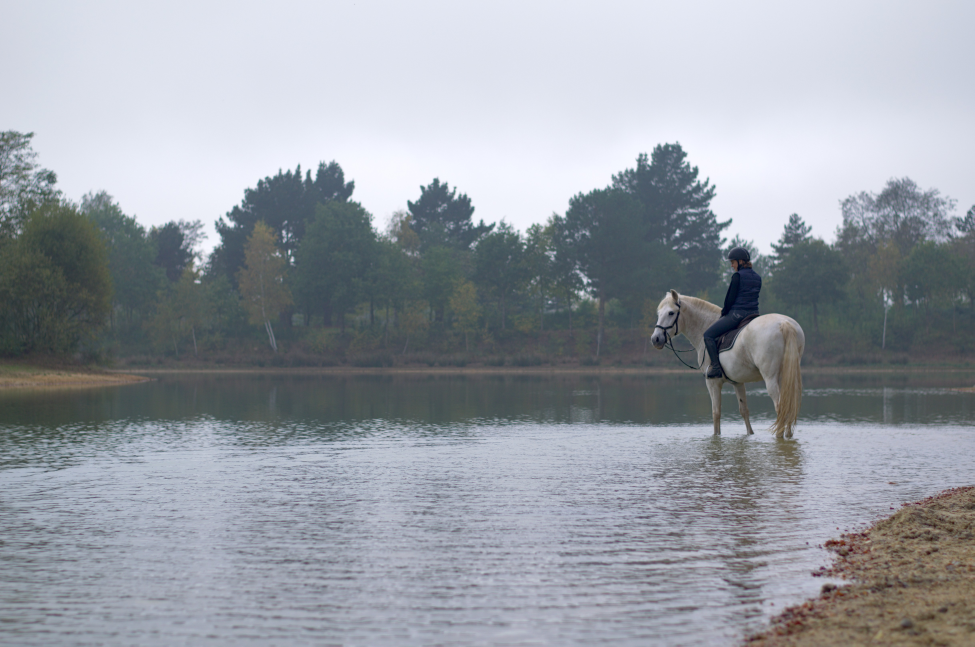
#> input picture img/153412.jpg, 4872 x 3233 px (shown at 1/5 size)
$ jupyter execute 'HSV color balance.ipynb'   (older library calls are emulated)
#> lines starting #> are read from the running program, lines starting #| are printed output that depends on the picture
[cell 1]
import numpy as np
import scipy.misc
from PIL import Image
import colorsys
import matplotlib.pyplot as plt
plt.rcParams["figure.figsize"] = (20,10)

## Functions

[cell 2]
def gaussian_weights(source, target, sigma):
    return np.exp(-(source - target)**2 / (2 * sigma**2)) / (sigma * np.sqrt(2 * np.pi))

def hue(source, target, amount):
    """Move the hue of source closer to the target,
    assuming source and target angles between [-pi; pi],
    according to their distance
    """

    if amount != 0:
        sigma = np.pi /2.
        x = np.cos(source) + np.cos(target) * gaussian_weights(np.cos(source), np.cos(target), sigma) * sigma * amount
        y = np.sin(source) + np.sin(target) * gaussian_weights(np.sin(source), np.sin(target), sigma) * sigma * amount

        return np.arctan2(y, x)

    else :
        return source

def saturation(source, amount):
    sigma = 0.5
    if amount != 0.:
        return source + amount * gaussian_weights(source, 1. - source, sigma)
    else:
        return source

def normal2rad(theta):
    """Remap the hue channel to [-pi; pi] radians assuming source is in [0;1]"""

    # Rescale [0; 1] to [0; 2 pi]
    theta = theta * 2 * np.pi

    # Remap [pi; 2 pi] to [-pi; 0]
    negative = theta > np.pi # Boolean array : put 1 where theta > pi
    theta[negative] = - (2 * np.pi - theta[negative])

    return theta

def rad2normal(theta):
    """Remap the hue channel to [0; 1] assuming source is in [-pi; pi] radians"""

    # Remap [-pi; 0] to [0; 2 pi]
    negative = theta < 0 # Boolean array : put 1 where theta < 0
    theta[negative] = 2 * np.pi + theta[negative]

    # Rescale to [0;1]
    theta = theta / (2 * np.pi)

    return theta

## Masks

[cell 3]
def highlights(pixels, L_max, sigma):
    """Build a progressive luminance mask between [0;1],
    assuming luminance in [0;1], as a gaussian function centered on the max of luminance"""

    return gaussian_weights(pixels, L_max, sigma)

def midtones(pixels, sigma):
    """Build a progressive luminance mask between [0;1],
    assuming luminance in [0;1], as a gaussian function centered on 0.5"""

    return gaussian_weights(pixels, 0.5, sigma)

def shadows(pixels, L_min, sigma):
    """Build a progressive luminance mask between [0;1],
    assuming luminance in [0;1], as a gaussian function centered on the min of luminance"""

    return gaussian_weights(pixels, L_min, sigma)

def luma_masks(pixels, sigma=1/8.):
    """Utility function to build 3 luma masks at once and normalize the weights"""

    L_max = np.amax(pixels)
    L_min = np.amin(pixels)

    high = highlights(pixels, L_max, 2 * sigma)
    low = shadows(pixels, L_min, 2 * sigma)
    mid = midtones(pixels, sigma) * (1 + 2 * sigma)

    norm =  high + low + mid

    return low/norm, mid/norm, high/norm

## Test the functions behavior on the whole range

[cell 4]
theta = np.arange(0, 1, 0.001)

[cell 5]
y = saturation(theta, -0.1)
plt.plot(theta, y)
plt.plot(theta, theta)
plt.show()
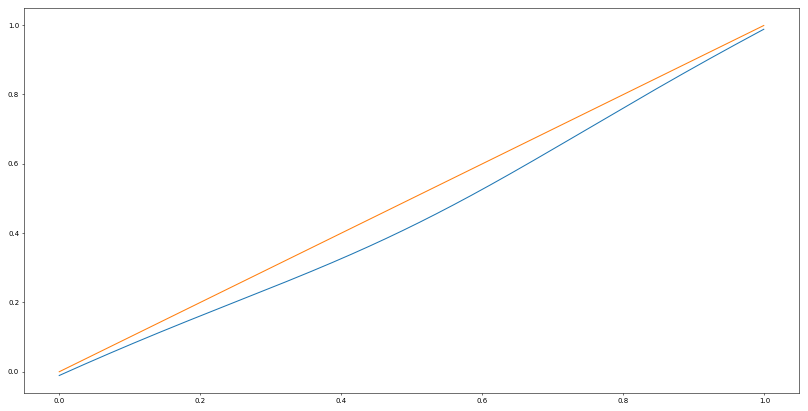
#> figure drawn by matplotlib, 1 panel; curve peaks at x = 0.999, y = 0.988; curve peaks at x = 0.999, y = 0.999

### Shift colors to red (0°)

This graphs shows how hues from the whole chromatic wheel ([0;1], corresponding to [0°;360°]) are remaped to red (0, 0°). The curve in orange is the original hue repartition (linear). The curve in blue, the target is (0, 0), the complimentary color is (0.5, 0.5).

[cell 6]
y = rad2normal(hue(normal2rad(theta), 0, 1.))
plt.plot(theta, y)
plt.plot(theta, theta)
plt.show()
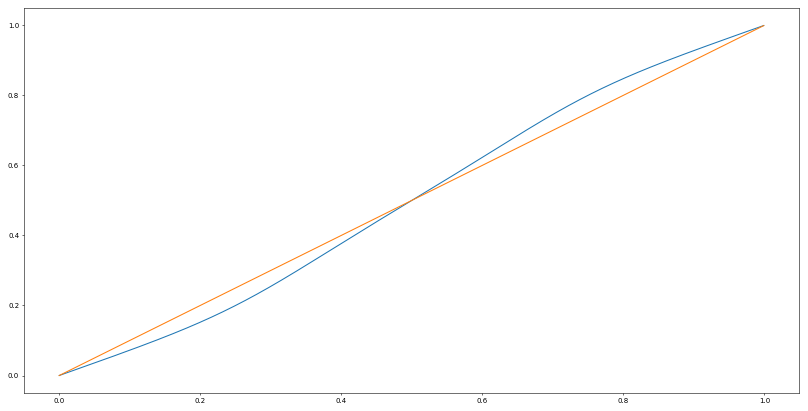
#> figure drawn by matplotlib, 1 panel; curve peaks at x = 0.999, y = 0.999; curve peaks at x = 0.999, y = 0.999

### Shift colors to cyan (180°)

[cell 7]
y = rad2normal(hue(normal2rad(theta), np.pi, 1))
plt.plot(theta, y)
plt.plot(theta, theta)
plt.show()
#> figure, not shown here; curve peaks at x = 0.999, y = 0.999; curve peaks at x = 0.999, y = 0.999

### Shift color to green-ish (90°)

[cell 8]
y = rad2normal(hue(normal2rad(theta), np.pi/2, 1))
plt.plot(theta, y)
plt.plot(theta, theta)
plt.show()
#> figure, not shown here; curve peaks at x = 0.953, y = 0.999; curve peaks at x = 0.999, y = 0.999

### Check the luma masks

[cell 9]
x = np.arange(0, 1, 0.01)

low, mid, high = luma_masks(x)

plt.plot(x, high)
plt.plot(x, low)
plt.plot(x, mid)
plt.show()
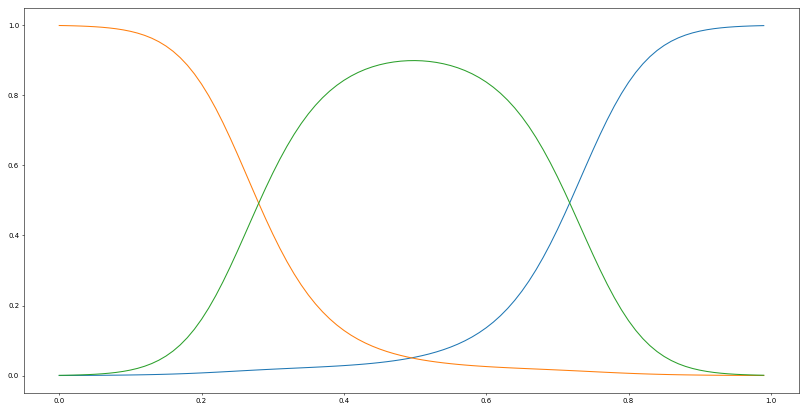
#> figure drawn by matplotlib, 1 panel; curve peaks at x = 0.99, y = 0.998; curve peaks at x = 0, y = 0.999; curve peaks at x = 0.5, y = 0.899

## Test the functions on a real image

[cell 10]
# Load image
im = Image.open("../img/153412.jpg")
#> im is the input picture: PIL image 4872x3233 RGB; mean R, G, B 151.2, 156.3, 164.1
im = scipy.misc.imresize(im, 0.25, interp='lanczos')
#> im: shape (808, 1218, 3)
im = Image.fromarray(im, 'RGB')

[cell 11]
# Convert RGB image to HSL
r,g,b = im.split()
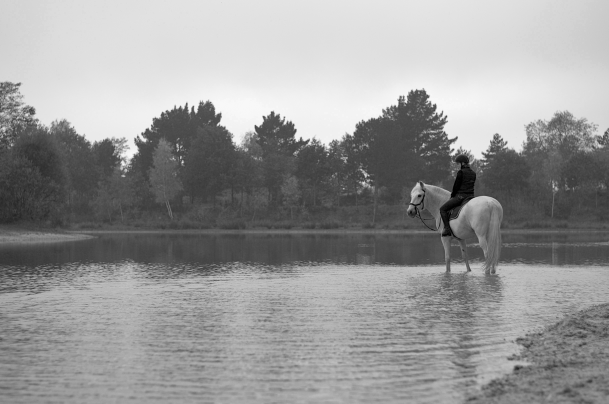
#> r: PIL image 1218x808 L (shown at 1/2 size); min 0, max 250, mean 151.2
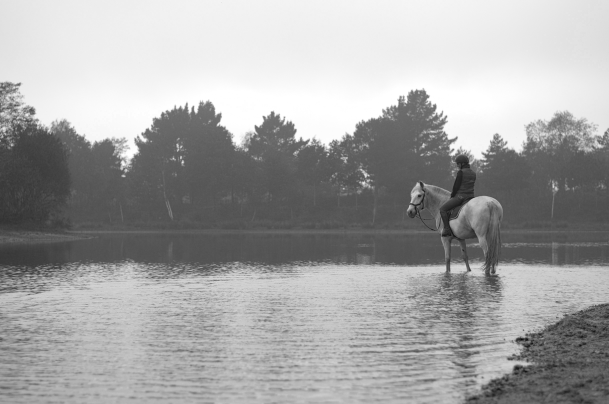
#> b: PIL image 1218x808 L (shown at 1/2 size); min 2, max 255, mean 164.1
H = []
S = []
L = []
for red, green, blue in zip(r.getdata(),g.getdata(),b.getdata()):
    h, s, l = colorsys.rgb_to_hsv(red/255.,green/255.,blue/255.)
    H.append(h)
    S.append(s)
    L.append(l)
#> this loop made 984144 passes
#> (red, green, blue, h, s, l) on passes 1 to 3: (211, 215, 227, 0.625, 0.0705, 0.89), (210, 214, 226, 0.625, 0.0708, 0.886), (209, 213, 225, 0.625, 0.0711, 0.882)
#> after the loop, H = 984144 items; L = 984144 items; S = 984144 items

# Convert to Numpy arrays
H = np.array(H)
L = np.array(L)
S = np.array(S)

# Convert hue to radians
H = normal2rad(H)

[cell 12]
# Build the luminance masks
low, mid, high = luma_masks(L)

[cell 13]
# Adjust the main hue
H_bis = hue(H, np.pi/6., 1)

[cell 14]
# Adjust hue selectively for luminance zones
H_bis = hue(H_bis, np.pi/3., 1) * high + hue(H_bis, 4.2, 1) * mid + hue(H_bis, 4.2, 1) * low

[cell 15]
# Adjust saturation
S_bis = saturation(S, 0.2) * high + saturation(S, 0.1) * high + saturation(S, 0) * low
#S_bis = np.clip(S_bis, 0., 1.)
S_bis.mean()
#> Out = 0.113

[cell 16]
# Convert hue back to normal [0;1]
H_bis = rad2normal(H_bis)

# Convert back HSL image to RGB
rout = []
gout = []
bout = []
for h, s, l in zip(H_bis, S_bis, L):
    rd, gn, bl = colorsys.hsv_to_rgb(h, s, l)
    rout.append(rd * 255)
    gout.append(gn * 255)
    bout.append(bl * 255)
#> this loop made 984144 passes
#> (h, s, l, rd, gn, bl) on passes 1 to 3: (0.63, 0.191, 0.89, 0.72, 0.758, 0.89), (0.63, 0.192, 0.886, 0.716, 0.754, 0.886), (0.63, 0.192, 0.882, 0.713, 0.751, 0.882)
#> after the loop, bout = 984144 items; gout = 984144 items; rout = 984144 items

[cell 17]
# Save image
r.putdata(rout)
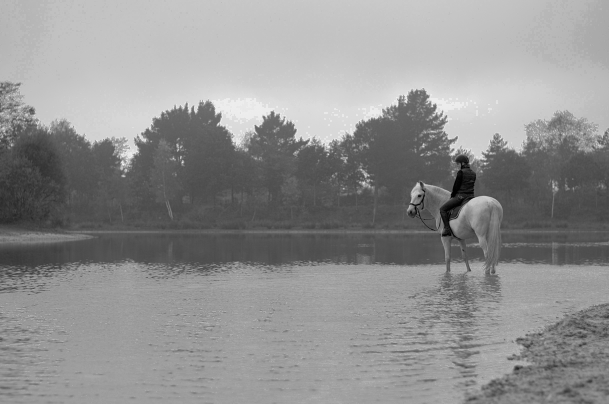
#> r: PIL image 1218x808 L (shown at 1/2 size); min 0, max 255, mean 144.4
g.putdata(gout)
b.putdata(bout)
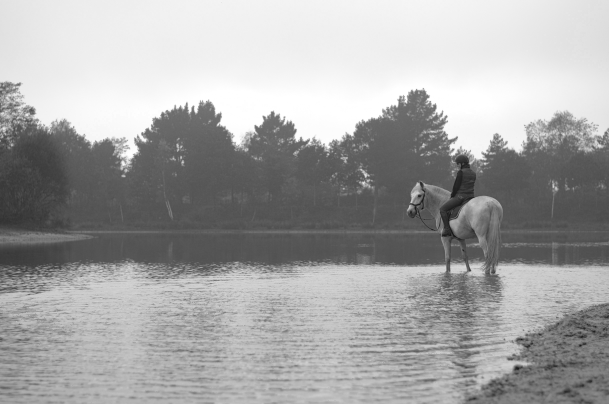
#> b: PIL image 1218x808 L (shown at 1/2 size); min 3, max 255, mean 165.2
newimg = Image.merge('RGB',(r,g,b))
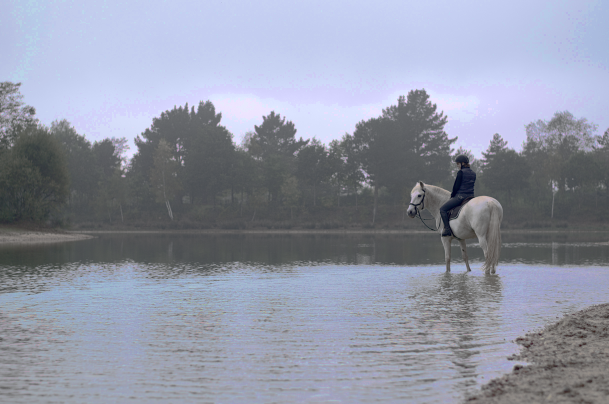
#> newimg: PIL image 1218x808 RGB (shown at 1/2 size); mean R, G, B 144.4, 149.3, 165.2
#newimg.save('153412-hue-shift.jpg')
print("New : push main color to orange (100 %), hightlights to yellow (100 %), midtones and shadows to blue (100 %)")
plt.imshow(newimg)
plt.show()
print("original")
plt.imshow(im)
plt.show()

$ run again, with img/DSC0036.jpg copied over img/153412.jpg
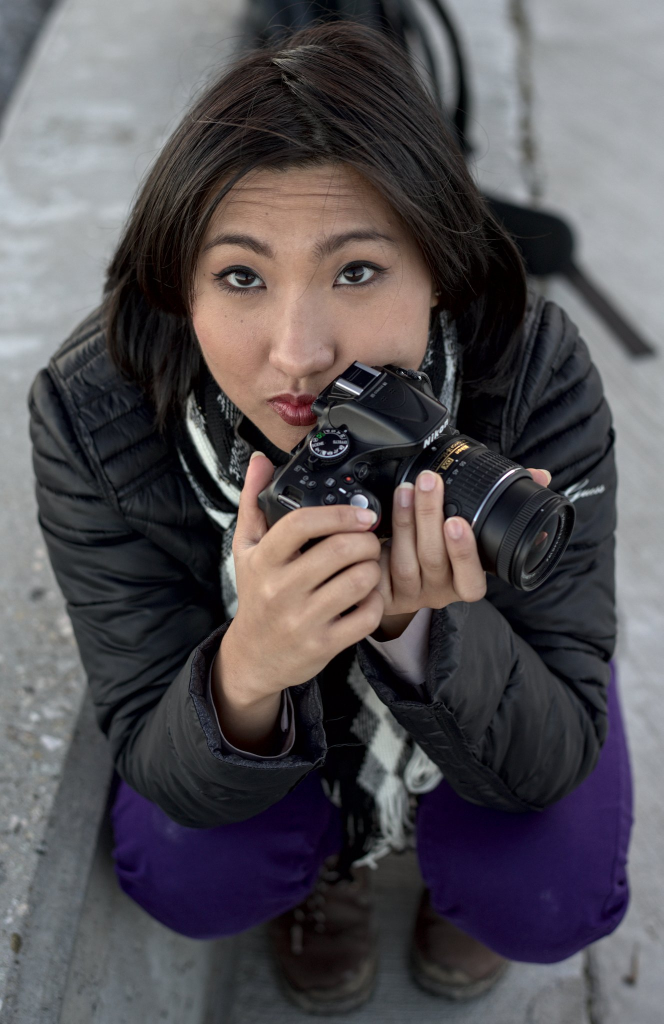
#> input picture img/DSC0036.jpg, 1327 x 2048 px (shown at 1/2 size)
#> im is the input picture: PIL image 1327x2048 RGB; mean R, G, B 85, 81, 85
#> im: shape (512, 331, 3)
#> `r,g,b = im.split()`:
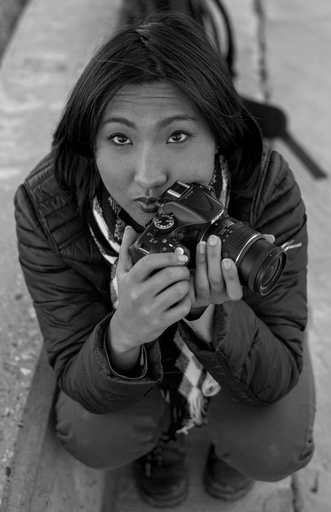
#> b: PIL image 331x512 L; min 0, max 255, mean 85
#> the loop `for red, green, blue in zip(r.getdata(),g.getdata(),b.getdata()):` made 169472 passes
#> (red, green, blue, h, s, l) on passes 1 to 3: (110, 118, 130, 0.6, 0.154, 0.51), (107, 115, 126, 0.596, 0.151, 0.494), (105, 112, 122, 0.598, 0.139, 0.478)
#> after the loop `for red, green, blue in zip(r.getdata(),g.getdata(),b.getdata()):`: H = 169472 items
#> Out = 0.211
#> the loop `for h, s, l in zip(H_bis, S_bis, L):` made 169472 passes
#> (h, s, l, rd, gn, bl) on passes 1 to 3: (0.615, 0.0281, 0.51, 0.495, 0.5, 0.51), (0.611, 0.026, 0.494, 0.481, 0.486, 0.494), (0.613, 0.0232, 0.478, 0.467, 0.471, 0.478)
#> after the loop `for h, s, l in zip(H_bis, S_bis, L):`: bout = 169472 items
#> `newimg = Image.merge('RGB',(r,g,b))`:
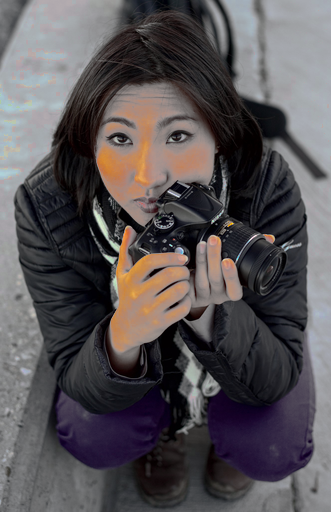
#> newimg: PIL image 331x512 RGB; mean R, G, B 86.9, 82.3, 85.1
